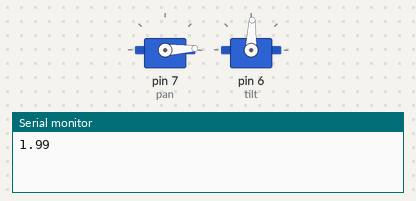
A sketch run on a simulated Arduino Uno, built with avr-gcc and run on an emulated ATmega328P. Parts: 2 × servo, the last lines printed to the serial monitor.

Above: at 0.05 s.
At 7.1 s:
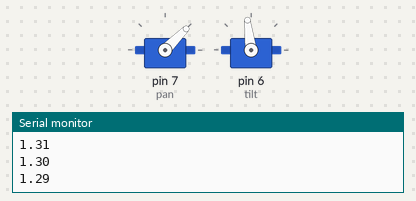
At 14.45 s:
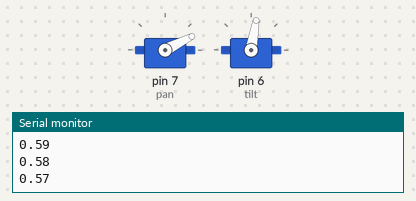
At 39.92 s:
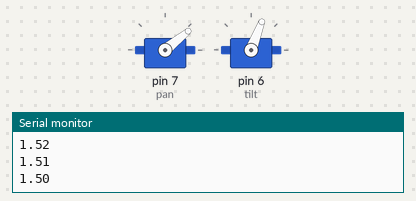
Timing chart, 0 to 40.0 s (numbered marks = the images above):
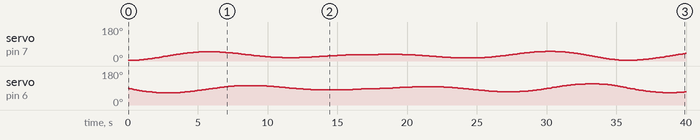

Measured:
- by itself, servo on pin 6 (tilt): 88° → 86° at 0.10 s, → 85° 0.10 s later, → 83° 0.10 s later, → 82° 0.10 s later, … (207 changes in this stretch)

The sketch:

water_spiral.ino
```cpp
#include <Servo.h>

int pan = 7;
int tilt = 6;
Servo panServo;
Servo tiltServo;
int panAngle = 0; //angle written to the pan servo
int tiltAngle = 0; //angle written to the tilt servo
double tiltCart = 0; //calculated cartesian tilt location
double panCart = 0; //calculated cartesian pan location
double spiral_r = 2; //radius of spiral, varies with time
float pi = 3.141592;
int duration = 12; //seconds to complete a full rotation
double distance = 4; //distance from origin, cm
float r_factor = 0.01; //increments spiral_r
int pour = 60; //pour time in seconds

void setup() {
  panServo.attach(pan);
  tiltServo.attach(tilt);
  pinMode(8, INPUT);
  Serial.begin(9600);
}


void loop() {
  //causes spiral to switch between spiraling in and out
  if(spiral_r < 0.3) {
    r_factor = r_factor * -1;
    Serial.println("ran");
  }
  else if(spiral_r > 2) {
    r_factor = r_factor * -1;
  }

  //varies radius of the circle with time to create spiral
  spiral_r -= r_factor;

  Serial.println(spiral_r);

  //calculates cartesian coordinates of pan and tilt
  panCart = spiral_r * cos(millis()*(2*pi/(duration*1000)));
  tiltCart = spiral_r * sin(millis()*(2*pi/(duration*1000)));

  //converts to spherical coordinates and adjusts for the location of the origin
  panAngle = acos(panCart/(sqrt(pow(panCart, 2) + pow(distance, 2))))*(180/pi) - 60;
  tiltAngle = acos(tiltCart/(sqrt(pow(tiltCart, 2) + pow(distance, 2))))*(180/pi)-2;

  panServo.write(panAngle);
  tiltServo.write(tiltAngle);
  delay(100);
}

/*#include <Servo.h>

int pan = 7;
int tilt = 6;
Servo panServo;
Servo tiltServo;
int panAngle = 0; //angle written to the pan servo
int tiltAngle = 0; //angle written to the tilt servo
double tiltCart = 0; //calculated cartesian tilt location
double panCart = 0; //calculated cartesian pan location
double spiral_r = 2; //radius of spiral, varies with time
float pi = 3.141592;
int duration = 12; //seconds to complete a full rotation
double distance = 4; //distance from origin, cm
float r_factor = 0.01; //increments spiral_r
int pour = 60; //pour time in seconds
boolean go = false; //takes signal from heating to begin
int start_time = 0;

void setup() {
  panServo.attach(pan);
  tiltServo.attach(tilt);
  pinMode(8, INPUT);
  Serial.begin(9600);
}


void loop() {
  if(digitalRead(8)==HIGH) {
    go = true;
    start_time = millis();

  }
  if(go==true) {
    run();
  }
}

void run()  {
  if(millis-start_time>=(pour*1000)) {
    go = false;
  }

    //causes spiral to switch between spiraling in and out
  if(spiral_r < 0.3) {
    r_factor = r_factor * -1;
    Serial.println("ran");
  }
  else if(spiral_r > 2) {
    r_factor = r_factor * -1;
  }

  //varies radius of the circle with time to create spiral
  spiral_r -= r_factor;

  Serial.println(spiral_r);

  //calculates cartesian coordinates of pan and tilt
  panCart = spiral_r * cos(millis()*(2*pi/(duration*1000)));
  tiltCart = spiral_r * sin(millis()*(2*pi/(duration*1000)));

  //converts to spherical coordinates and adjusts for the location of the origin
  panAngle = acos(panCart/(sqrt(pow(panCart, 2) + pow(distance, 2))))*(180/pi) - 60;
  tiltAngle = acos(tiltCart/(sqrt(pow(tiltCart, 2) + pow(distance, 2))))*(180/pi)-2;

  panServo.write(panAngle);
  tiltServo.write(tiltAngle);
  delay(100);
}*/
```
